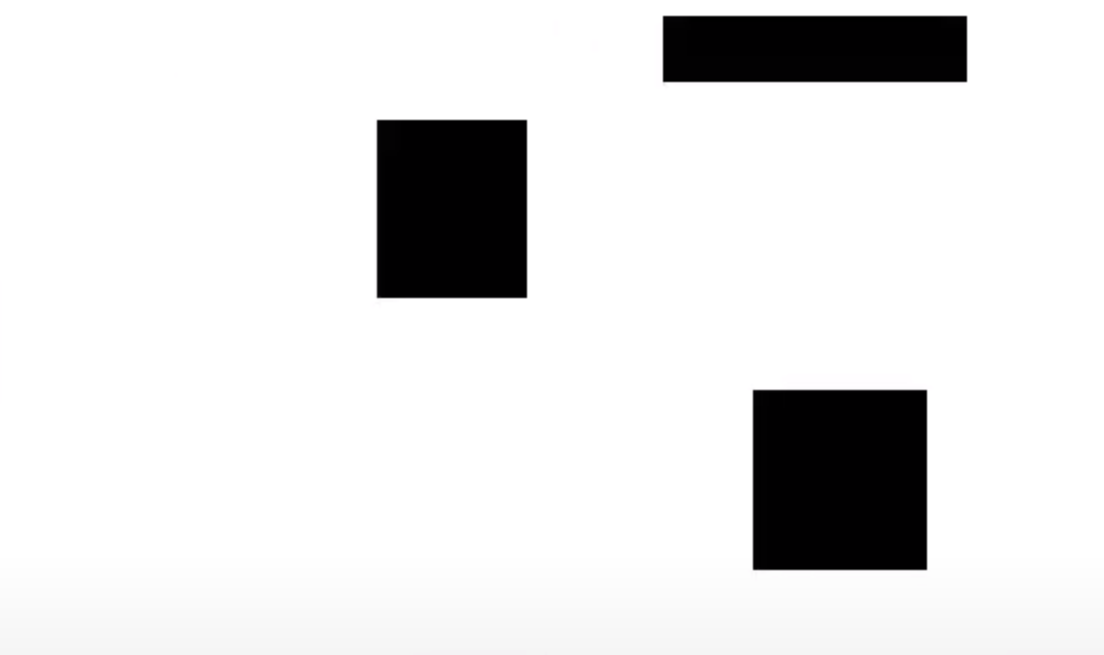
#> input picture algorithms/map.png, 1104 x 655 px
$ python readImage.py
#> lines starting #> are read from the running program, lines starting #| are printed output that depends on the picture
#!/usr/bin/env python3
from PIL import Image, ImageOps
import numpy as np
import matplotlib.pyplot as plt

def show():
    grid = np.load('cspace.npy')
    plt.imshow(grid, cmap = "binary")
    plt.tight_layout()
    plt.show()


def image():
    img = Image.open('map.png')
#> img is the input picture: PIL image 1104x655 RGBA; mean R, G, B, A 226.8, 226.7, 226.8, 255
    img = ImageOps.grayscale(img)
#> img: PIL image 1104x655 L
    np_img = np.array(img)
    np_img = ~np_img # invert Black & White
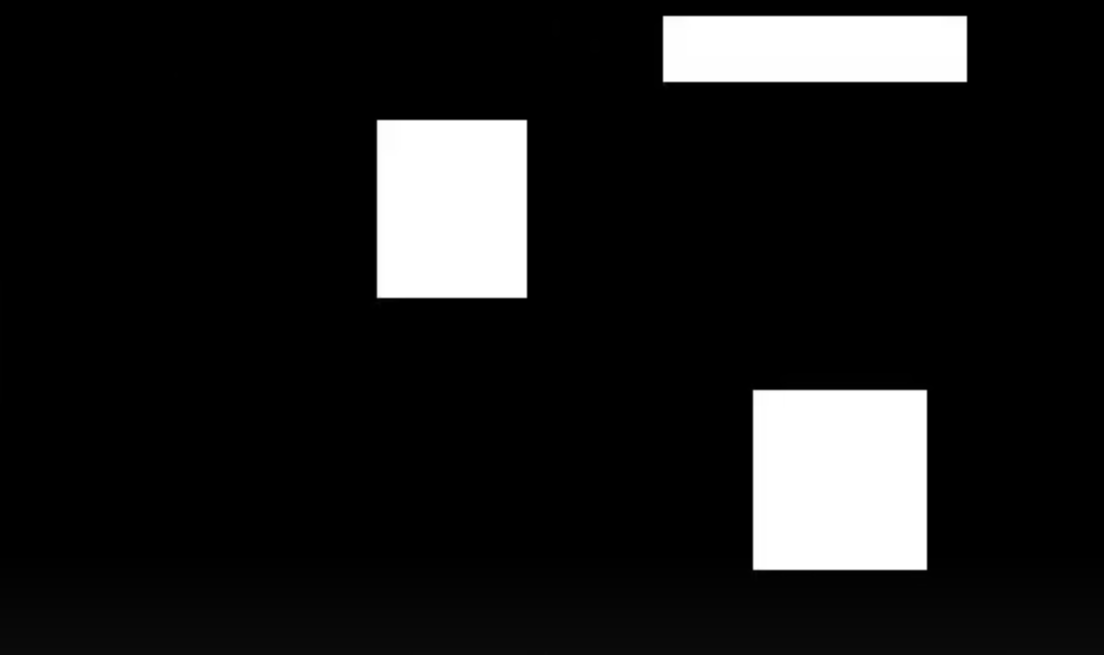
#> np_img: shape (655, 1104); min 0, max 255, mean 28.3
    # np_img[np_img > 0] = 1
    print(np_img)
#> (printed output is left out)

    plt.set_cmap('binary')
    plt.imshow(np_img)

    np.save('cspace.npy', np_img)

image()
show()
#> in show, `plt.show()`:
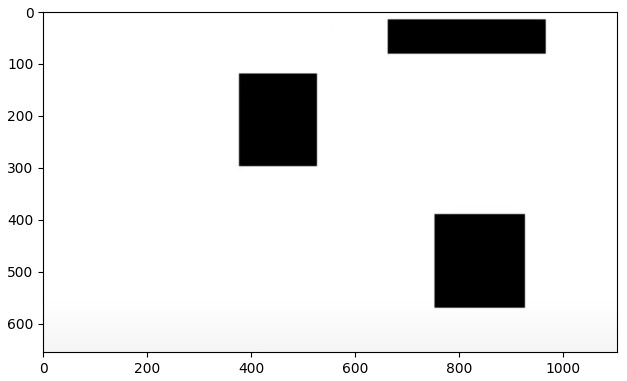
#> figure drawn by matplotlib, 1 panel
